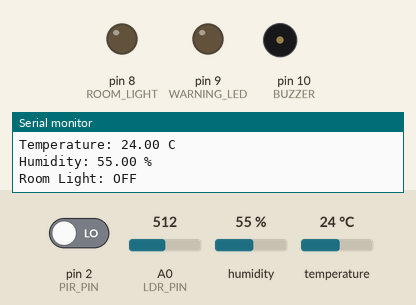
Bench run of a sketch on a simulated Arduino Uno, built with avr-gcc and run on an emulated ATmega328P. Parts: output pins drawn as LEDs (lit = HIGH), buzzer (waves = sounding, pin HIGH), the last lines printed to the serial monitor. The inputs (shaded band) are chosen by the test bench; at power-on: temperature 24 °C, pin 2 (PIR_PIN) LOW, A0 (LDR_PIN) = 512, humidity 55 %.

Above: at 2.8 s.
2.9 s: temperature set to 29.4 °C
5.7 s: temperature set to 30.4 °C
At 7.0 s:
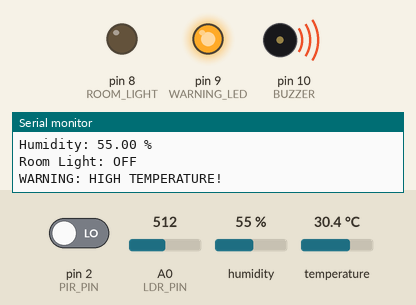
8.5 s: pin 2 (PIR_PIN) driven HIGH
At 11.0 s:
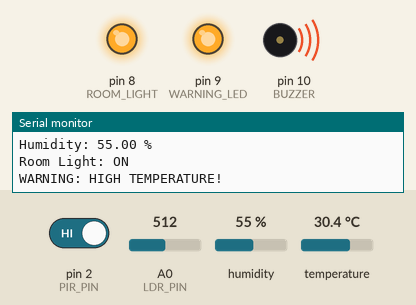
11.9 s: temperature set to 12 °C
At 13.8 s:
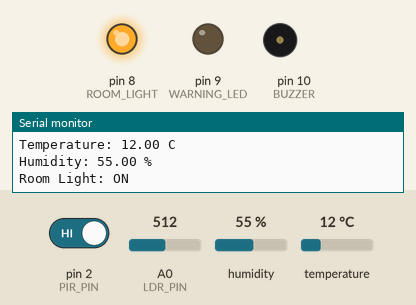
14.7 s: pin 2 (PIR_PIN) driven LOW
At 17.3 s:
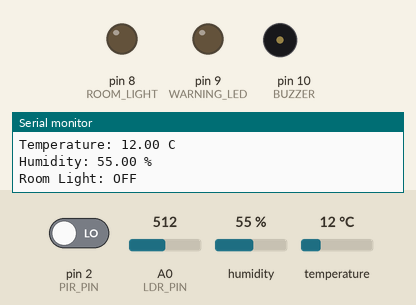
18.1 s: temperature set to 33 °C
At 19.6 s:
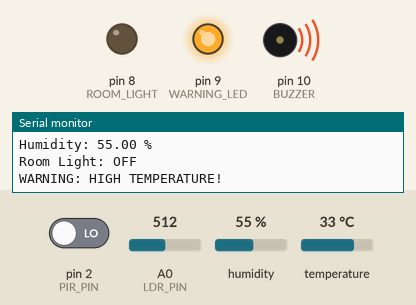
Timing chart, 0 to 21.1 s (numbered marks = the images above; inputs shaded):
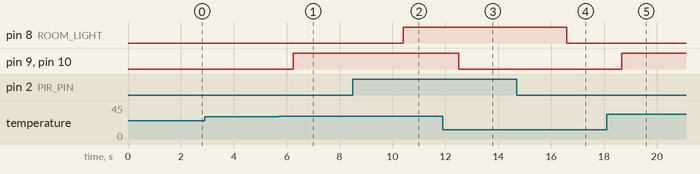

Measured:
- the behaviour switches between 30 and 30.1 °C on temperature (found by bisection; images 0 and 1)
- after the input at 5.7 s, pin 9 (WARNING_LED), pin 10 (BUZZER): LOW → HIGH after 0.55 s
- after the input at 8.5 s, pin 8 (ROOM_LIGHT): LOW → HIGH after 1.9 s
- after the input at 11.9 s, pin 9 (WARNING_LED), pin 10 (BUZZER): HIGH → LOW after 0.60 s
- after the input at 14.7 s, pin 8 (ROOM_LIGHT): HIGH → LOW after 1.9 s
- after the input at 18.1 s, pin 9 (WARNING_LED), pin 10 (BUZZER): LOW → HIGH after 0.57 s

The sketch:

smart_room__occupancy_monitor.ino
```cpp
#include <DHT.h>

// ---------- PIN DEFINITIONS ----------
#define PIR_PIN 2
#define DHT_PIN 3
#define DHT_TYPE DHT22

#define ROOM_LIGHT 8
#define WARNING_LED 9
#define BUZZER 10

#define LDR_PIN A0

// ---------- DHT OBJECT ----------
DHT dht(DHT_PIN, DHT_TYPE);

// ---------- LDR THRESHOLD ----------
int darknessThreshold = 500;

void setup() {

  Serial.begin(9600);

  dht.begin();

  pinMode(PIR_PIN, INPUT);

  pinMode(ROOM_LIGHT, OUTPUT);
  pinMode(WARNING_LED, OUTPUT);
  pinMode(BUZZER, OUTPUT);

  Serial.println("SMART ROOM MONITOR STARTED");
}

void loop() {

  // Read PIR
  int motion = digitalRead(PIR_PIN);

  // Read LDR
  int lightValue = analogRead(LDR_PIN);

  // Read temperature and humidity
  float temperature = dht.readTemperature();
  float humidity = dht.readHumidity();

  // ---------- DISPLAY READINGS ----------

  Serial.println("-------------------------");

  Serial.print("Motion: ");

  if (motion == HIGH) {
    Serial.println("DETECTED");
  } else {
    Serial.println("NO MOTION");
  }

  Serial.print("LDR: ");
  Serial.println(lightValue);

  Serial.print("Temperature: ");
  Serial.print(temperature);
  Serial.println(" C");

  Serial.print("Humidity: ");
  Serial.print(humidity);
  Serial.println(" %");

  // ---------- SMART LIGHT ----------

  if (motion == HIGH && lightValue > darknessThreshold) {

    digitalWrite(ROOM_LIGHT, HIGH);

    Serial.println("Room Light: ON");

  } else {

    digitalWrite(ROOM_LIGHT, LOW);

    Serial.println("Room Light: OFF");
  }

  // ---------- HIGH TEMPERATURE ALERT ----------

  if (temperature > 30) {

    digitalWrite(WARNING_LED, HIGH);
    digitalWrite(BUZZER, HIGH);

    Serial.println("WARNING: HIGH TEMPERATURE!");

  } else {

    digitalWrite(WARNING_LED, LOW);
    digitalWrite(BUZZER, LOW);
  }

  delay(2000);
}
```
